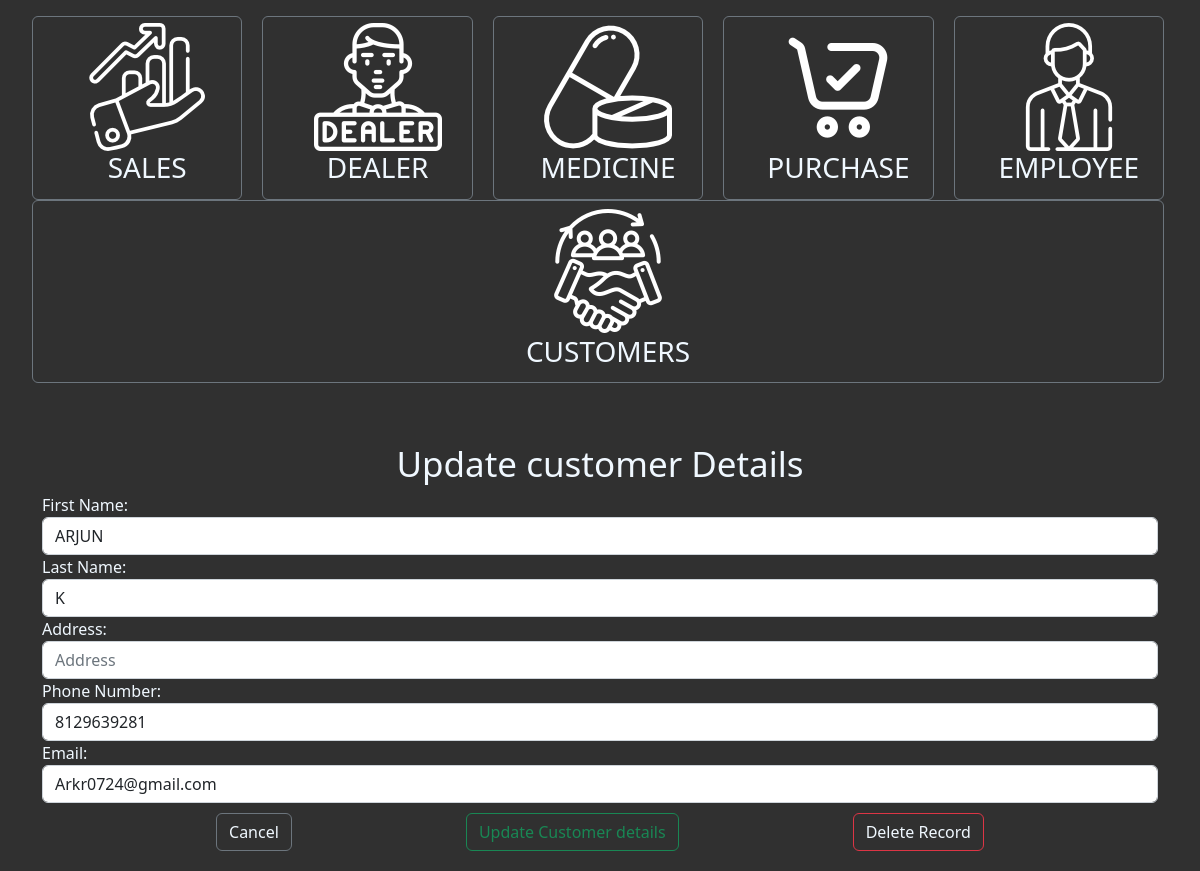
Screenshot of /custformview/10 with the database file from the repository.
### medstore/models.py (models this page shows, shortened)
class Customer(models.Model):
    fname = models.CharField(max_length=30)
    lname = models.CharField(max_length=30)
    address = models.CharField(max_length=100)
    email = models.CharField(max_length=50)
    phn_no = models.BigIntegerField(unique=True)

### medstore/views.py (the view)
# urls.py: path('custformview/<int:foo>',views.custformview, name='custformview'),
def custformview(request, foo):
    cust = Customer.objects.get(pk=foo)
    dict = {'cust': cust}
    return render(request, 'add_customer.html', dict)

### medstore/templates/add_customer.html (shortened to what this page needs)
<!DOCTYPE html>
<html lang="en">
<head>
    {% load static %}
<link href="https://cdn.jsdelivr.net/npm/bootstrap@5.2.3/dist/css/bootstrap.min.css" rel="stylesheet">
</head>
<body>
    <link rel="stylesheet" href="{% static '/js/add_cust.css' %}">
    <div class="container-fluid mt-3" >
        <div class="container-fluid mt-3 row" id="main_menu">
            <div class="btn btn-outline-secondary dropdown col" data-bs-toggle="dropdown">
                <div class="dropdown col">
                    <img src="{% static '/js/sales.png' %}" alt="sales">
                    <h3 >SALES</h3>
                </div>
            </div>
            <div class="btn btn-outline-secondary dropdown col" data-bs-toggle="dropdown">
                <div class="dropdown col">
                    <img src="{% static '/js/dealer.png' %}" alt="dealer">
                    <h3>DEALER</h3>
                </div>
            </div>
            <div class="btn btn-outline-secondary dropdown col" data-bs-toggle="dropdown">
                <div class="dropdown col">
                    <img src="{% static '/js/medicine.png' %}" alt="medicine">
                    <h3>MEDICINE</h3>
                </div>
            </div>
            <div class="btn btn-outline-secondary dropdown col" data-bs-toggle="dropdown">
                <div class="dropdown col">
                    <img src="{% static '/js/purchase.png' %}" alt="PURCHASE">
                    <h3 >PURCHASE</h3>
                </div>
            </div>
            <div class="btn btn-outline-secondary dropdown col" data-bs-toggle="dropdown">
                <div class="dropdown col">
                    <img src="{% static '/js/employee.png' %}" alt="employee">
                    <h3>EMPLOYEE</h3>
                </div>
            </div>
            <div class="btn btn-outline-secondary dropdown col" data-bs-toggle="dropdown">
                <div class="dropdown col">
                    <img src="{% static '/js/customer.png' %}" alt="customers">
                    <h3 >CUSTOMERS</h3>
                </div>
            </div>
        </div>
    </div>
    <div class="container" id="add_cust">
        <div >
            <div >
                <h1>
                    {% if add %}
                    Add customer Details
                    {% else %}
                    Update customer Details
                    {% endif %}
                </h1>
            </div>
            <div >
                {% if cust %}
                <form action="/custformupdate/{{ cust.id }}" method="post">
                    <div>
                        <div>
                            <label for="fname" class="form-control-label"> First Name:</label>
                        </div>
                        <div >
                            <input type="text" name="fname" class="form-control" id="fname" placeholder="Dealer Name"
                                value="{{ cust.fname }}" required />
                        </div>
                    </div>
                    <div>
                        <div>
                            <label for="lname" class="form-control-label">Last Name:</label>
                        </div>
                        <div >
                            <input type="text" name="lname" class="form-control" id="lname" placeholder="Last Name"
                                value="{{ cust.lname }}" />
                        </div>
                    </div>
                    <div>
                        <div>
                            <label for="address" class="form-control-label">Address:</label>
                        </div>
                        <div >
                            <input type="text" class="form-control" id="address" placeholder="Address" name="address"
                                value="{{ cust.address }}" />
                        </div>
                    </div>
                    <div>
                        <div>
                            <label for="phn_no" class="form-control-label">Phone Number:</label>
                        </div>
                        <div >
                            <input type="text" name="pno" class="form-control" id="phn_no" placeholder="Contact Number"
                            value="{{ cust.phn_no }}" required />
                        </div>
                    </div>
                    <div>
                        <div>
                            <label for="email" class="form-control-label ">Email:</label>
                        </div>
                        <div>
                            <input type="text" name="email" class="form-control" id="email" placeholder="Email"
                            value="{{ cust.email }}" />
                        </div>
                    </div>
                    <div class="col" id="buttoncustom">
                        <div>
                            <button type="submit" class="btn btn-outline-secondary">
                                <a href="{% url 'medstore:index' %}">Cancel</a></button>
                        </div>
                        <div>
                            <button type="submit" class="btn btn-outline-success">
                                {% if add %}
                                Add Customer details
                                {% else %}
                                Update Customer details
                                {% endif %}
                            </button>
                        </div>
                        <div>
                            <button type="submit" class="delbut btn btn-outline-danger">
                                <a href="/custformdelete/{{ cust.id }}">Delete Record {{ foo.id }}</a>
                            </button>
                        </div>
                    </div>
                </form>
                {% endif %}
            </div>
        </div>
    </div>
</body>

### medstore/static/js/add_cust.css (style rules this page uses)
body { background-color: #303030; }
.btn { height: 100%; }
h3 { color: aliceblue; }
.dropdown { display: flex; flex-wrap: wrap; flex-direction: column; align-content: center; align-items: center; position: relative; margin-left: 20px; }
a { text-decoration: none; color: aliceblue; }
#add_cust { padding-top: 20px; padding-bottom: 20px; margin-top: 40px; height: 100%; }
#buttoncustom { padding-top: 10px; display: flex; flex-wrap: nowrap; justify-content: space-evenly; flex-direction: row; }
h1 { color: aliceblue; align-items: center; text-align: center; font-size: 35px; }
label { color: aliceblue; }

### rows the page displays
Customer: fname "ARJUN", lname "K", pno "8129639281", email "Arkr0724@gmail.com"
